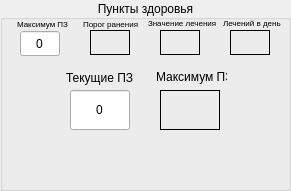
   <widget class="QGroupBox" name="groupBox_2">
    <property name="geometry">
     <rect>
      <x>260</x>
      <y>400</y>
      <width>291</width>
      <height>191</height>
     </rect>
    </property>
    <property name="title">
     <string>Пункты здоровья</string>
    </property>
    <property name="alignment">
     <set>Qt::AlignCenter</set>
    </property>
    <property name="flat">
     <bool>true</bool>
    </property>
    <widget class="QLabel" name="bloodied">
     <property name="geometry">
      <rect>
       <x>90</x>
       <y>30</y>
       <width>40</width>
       <height>25</height>
      </rect>
     </property>
     <property name="frameShape">
      <enum>QFrame::Box</enum>
     </property>
     <property name="text">
      <string/>
     </property>
    </widget>
    <widget class="QLabel" name="surge_value">
     <property name="geometry">
      <rect>
       <x>160</x>
       <y>30</y>
       <width>40</width>
       <height>25</height>
      </rect>
     </property>
     <property name="frameShape">
      <enum>QFrame::Box</enum>
     </property>
     <property name="text">
      <string/>
     </property>
    </widget>
    <widget class="QLabel" name="surges_per_day">
     <property name="geometry">
      <rect>
       <x>230</x>
       <y>30</y>
       <width>40</width>
       <height>25</height>
      </rect>
     </property>
     <property name="frameShape">
      <enum>QFrame::Box</enum>
     </property>
     <property name="text">
      <string/>
     </property>
    </widget>
    <widget class="QLineEdit" name="current_HP">
     <property name="geometry">
      <rect>
       <x>70</x>
       <y>90</y>
       <width>60</width>
       <height>40</height>
      </rect>
     </property>
     <property name="text">
      <string>0</string>
     </property>
     <property name="alignment">
      <set>Qt::AlignCenter</set>
     </property>
    </widget>
    <widget class="QLabel" name="max_HP_2">
     <property name="geometry">
      <rect>
       <x>160</x>
       <y>90</y>
       <width>60</width>
       <height>40</height>
      </rect>
     </property>
     <property name="frameShape">
      <enum>QFrame::Box</enum>
     </property>
     <property name="text">
      <string/>
     </property>
    </widget>
    <widget class="QLabel" name="label_8">
     <property name="geometry">
      <rect>
       <x>17</x>
       <y>14</y>
       <width>71</width>
       <height>20</height>
      </rect>
     </property>
     <property name="font">
      <font>
       <pointsize>6</pointsize>
      </font>
     </property>
     <property name="text">
      <string>Максимум ПЗ</string>
     </property>
    </widget>
    <widget class="QLabel" name="label_9">
     <property name="geometry">
      <rect>
       <x>83</x>
       <y>14</y>
       <width>71</width>
       <height>20</height>
      </rect>
     </property>
     <property name="font">
      <font>
       <pointsize>6</pointsize>
      </font>
     </property>
     <property name="text">
      <string>Порог ранения</string>
     </property>
    </widget>
    <widget class="QLabel" name="label_10">
     <property name="geometry">
      <rect>
       <x>148</x>
       <y>13</y>
       <width>81</width>
       <height>20</height>
      </rect>
     </property>
     <property name="font">
      <font>
       <pointsize>6</pointsize>
      </font>
     </property>
     <property name="text">
      <string>Значение лечения</string>
     </property>
    </widget>
    <widget class="QLabel" name="label_11">
     <property name="geometry">
      <rect>
       <x>223</x>
       <y>13</y>
       <width>81</width>
       <height>20</height>
      </rect>
     </property>
     <property name="font">
      <font>
       <pointsize>6</pointsize>
      </font>
     </property>
     <property name="text">
      <string>Лечений в день</string>
     </property>
    </widget>
    <widget class="QLabel" name="label_12">
     <property name="geometry">
      <rect>
       <x>66</x>
       <y>70</y>
       <width>71</width>
       <height>16</height>
      </rect>
     </property>
     <property name="text">
      <string>Текущие ПЗ</string>
     </property>
    </widget>
    <widget class="QLabel" name="label_14">
     <property name="geometry">
      <rect>
       <x>156</x>
       <y>69</y>
       <width>71</width>
       <height>16</height>
      </rect>
     </property>
     <property name="text">
      <string>Максимум ПЗ</string>
     </property>
    </widget>
    <widget class="QLineEdit" name="max_HP">
     <property name="geometry">
      <rect>
       <x>20</x>
       <y>31</y>
       <width>40</width>
       <height>25</height>
      </rect>
     </property>
     <property name="text">
      <string>0</string>
     </property>
     <property name="alignment">
      <set>Qt::AlignCenter</set>
     </property>
    </widget>
   </widget>
